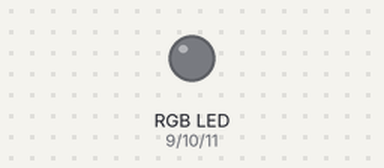
Recording of a sketch running on a simulated Arduino Uno, built with avr-gcc and run on an emulated ATmega328P. On the bench: an RGB LED mixed from three pins (HIGH = lit). Dim RGB values are drawn brighter than linear.

Above: at 0.05 s.
At 0.65 s:
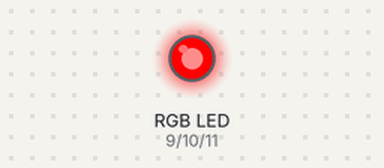
At 1.25 s:
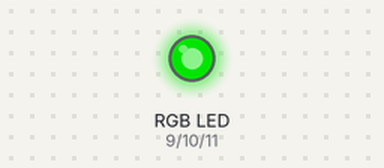
At 1.85 s:
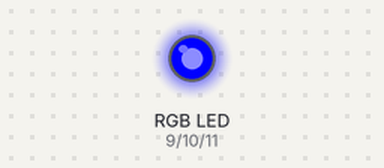
At 2.45 s:
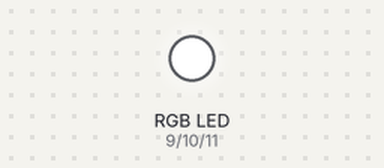
Timing chart, 0 to 5.8 s (numbered marks = the images above):
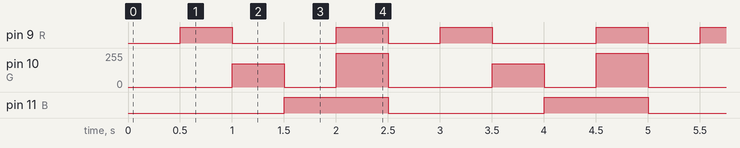

The sketch:

Arduino_RGB_PWM.ino
```cpp
int R = 9;
int G = 10;
int B = 11;

void setup() {
  pinMode(R, OUTPUT);
  pinMode(G, OUTPUT);
  pinMode(B, OUTPUT);
}

void loop() {
  // กำหนด LED ดับ
  analogWrite(R, 0);
  analogWrite(G, 0);
  analogWrite(B, 0);
  delay(500);
  // กำหนด LED สีแดง
  analogWrite(R, 255);
  analogWrite(G, 0);
  analogWrite(B, 0);
  delay(500);
  // กำหนด LED สีเขียว
  analogWrite(R, 0);
  analogWrite(G, 0255);
  analogWrite(B, 0);
  delay(500);
  // กำหนด LED สีน้ำเงิน
  analogWrite(R, 0);
  analogWrite(G, 0);
  analogWrite(B, 255);
  delay(500);
  // กำหนด LED สีขาว
  analogWrite(R, 255);
  analogWrite(G, 255);
  analogWrite(B, 255);
  delay(500);


}
```

Measured:
- by itself, pin 9 (R): repeats every 2.5 s: LOW 1.0 s, HIGH 0.50 s, LOW 0.50 s, HIGH 0.50 s
- by itself, pin 10 (G): repeats every 2.5 s: 0/255 0.50 s, 255/255 0.50 s, 0/255 1.0 s, 173/255 0.50 s
- by itself, pin 11 (B): alternates HIGH for 1.0 s and LOW for 1.5 s
